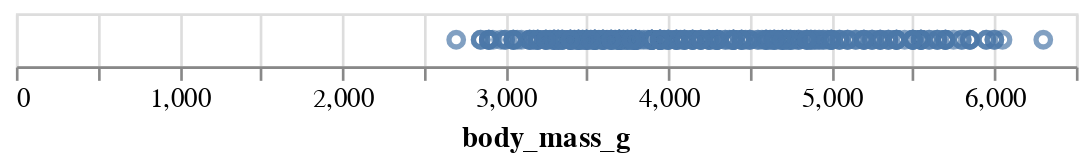

Notebook code for this chart:
### Markdown cell above
What do you see? This might not look like much - a circle in a square. Seems weird, right? 

This result is expected in the GoG way of doing things: we have mapped the data onto a marker, _but have not given any more information_ about how it should be organized. Thus, we get a "0D" plot! Next time you need a 0D plot, you know how to make one!

The next "dot" that we need is an encoding (`.encode()`) that maps the markers to some geometry; that is, to an axis (or more). Let's do a simple encoding next:

### Code cell
# alt.Chart(cars).mark_point().encode(
#     x='Horsepower'
# )
alt.Chart(penguins).mark_point().encode(
    x='body_mass_g'
)

### Figure 1 — Vega-Lite specification as saved in the notebook (floating-point values rounded to 4 significant figures; data arrays with more than 128 entries replaced by an {"elided": "..."} marker saying what was removed)
{"config": {"view": {"continuousWidth": 400, "continuousHeight": 300}}, "data": {"name": "data-6503fb4fbd21ca2400956d2086879525"}, "mark": "point", "encoding": {"x": {"type": "quantitative", "field": "body_mass_g"}}, "$schema": "https://vega.github.io/schema/vega-lite/v4.8.1.json", "datasets": {"data-6503fb4fbd21ca2400956d2086879525": {"elided": "344 records"}}}
